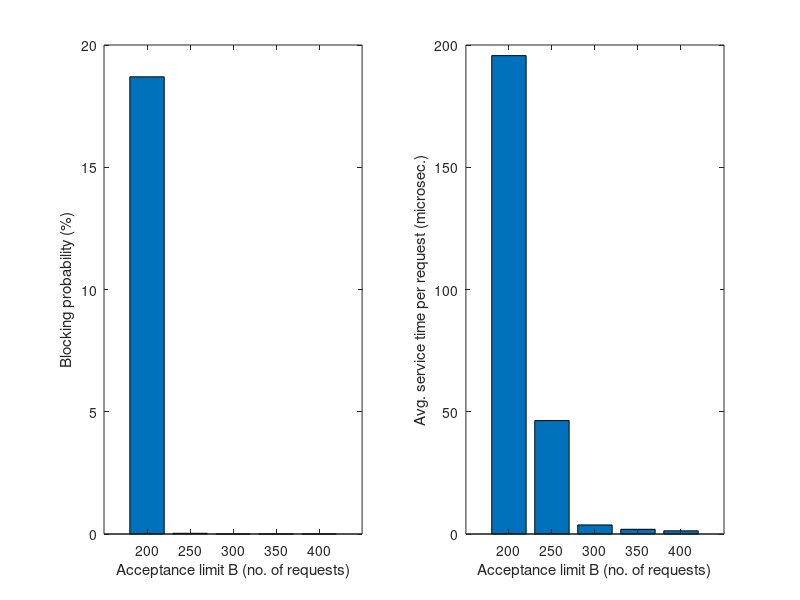

Write the MATLAB code that produced this figure.
% Guia 6 - Ex. 2: Servidor de dados M/M/1/m*PS
clear; clc;

% Parâmetros
mu = 1/200e-6;          % 1/200 µs = 5000 pedidos/seg
lambda = 1.23e6;        % pedidos/seg

% (a) B = 250
B = 250;
rho = lambda / (B*mu);
n = 0:B;
pi_n = (1-rho)/(1-rho^(B+1)) .* rho.^n;
P_block = pi_n(end);
L = sum(n .* pi_n);
W = L / (lambda*(1-P_block));

fprintf('(a) B = %d:\n', B);
fprintf('    Service blocking probability = %.5f%%\n', P_block*100);
fprintf('    Avg. service time per request = %.3f microseconds\n', W*1e6);

% (b) Varrer B = 200, 250, 300, 350, 400
B_vals = [200 250 300 350 400];
P_block_v = zeros(size(B_vals));
W_v       = zeros(size(B_vals));

for k = 1:length(B_vals)
    B = B_vals(k);
    rho = lambda / (B*mu);
    n = 0:B;
    pi_n = (1-rho)/(1-rho^(B+1)) .* rho.^n;
    P_block_v(k) = pi_n(end);
    L = sum(n .* pi_n);
    W_v(k) = L / (lambda*(1-P_block_v(k)));
end

figure;
subplot(1,2,1);
bar(B_vals, P_block_v*100);
xlabel('Acceptance limit B (no. of requests)');
ylabel('Blocking probability (%)');

subplot(1,2,2);
bar(B_vals, W_v*1e6);
xlabel('Acceptance limit B (no. of requests)');
ylabel('Avg. service time per request (microsec.)');
